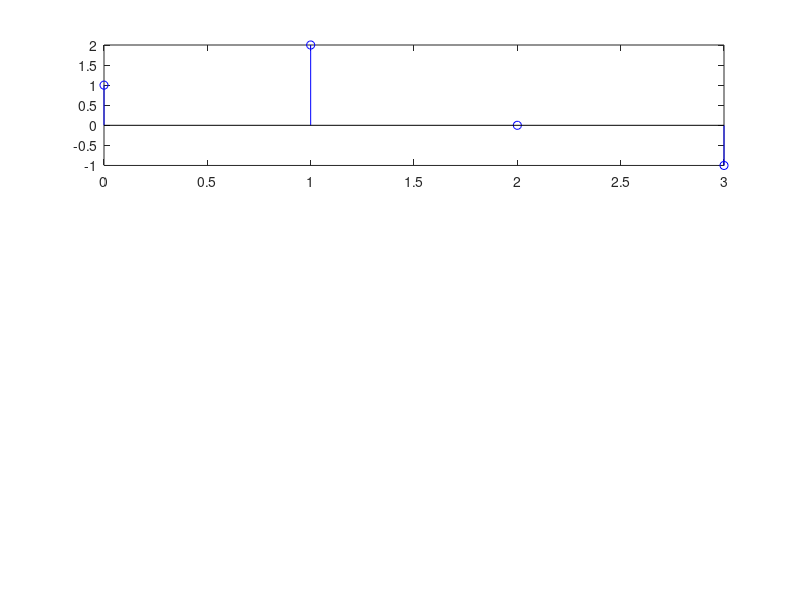

The MATLAB script that drew this image: (Note: this script raises an error after producing the figure.)
clc;
clear all;

%% Problem 2
%Let x[n] = ?[n] + 2?[n-1] - ?[n-3] and h[n] = 2?[n+1] + 2?[n-1]. Compute 
%the following convolution: y[n] = x[n] * h[n].
xn = [0,1,2,3];
x  = [1,2,0,-1];

hn = [-1,0,1];
h  = [ 2,0,2];

y = conv(x,h);
yn = (min(xn)+min(hn)):(max(xn)+max(hn));

figure(2);clf
subplot(3,1,1);
hh=stem(xn,x,'b');hh.LineWidth=1.5;
grid('on');
hh=xlabel('\bfn');hh.FontSize=12;
hh=ylabel('\bfx[n]');hh.FontSize=14;

subplot(3,1,2);
hh=stem(hn,h,'g');hh.LineWidth=1.5;
grid('on');
hh=xlabel('\bfn');hh.FontSize=12;
hh=ylabel('\bfh[n]');hh.FontSize=14;

subplot(3,1,3);
hh=stem(yn,y,'r');hh.LineWidth=1.5;
grid('on');
hh=xlabel('\bfn');hh.FontSize=12;
hh=ylabel('\bfy[n]');hh.FontSize=14;
hh=sgtitle('\bfProblem 2');hh.FontSize=16;

%% Problem 3
u = @(n)1.0*(n>=0);
x = @(n) u(n+3)-u(n-4);
X = @(w,n)reshape(arrayfun(@(w)sum(x(n).*exp(-1j*w*n)),w),size(w));

n=-100:100;
w = linspace(-2*pi,2*pi,1000);
Xw = X(w,n);
figure(3);clf;
plot(w,abs(Xw),'LineWidth',1.5);
hh=xlabel('\bf\omega');hh.FontSize=14;
hh=ylabel('\bfX(\omega)');hh.FontSize=14;
grid('on');
axis('tight');
hh=title('\bfProblem 3');hh.FontSize=16;

%% Problem 5
HH=figure(5);clf;
num = [1,-.5,0,1];
den = [1,.5,.75];
freqz(num,den);
hh=sgtitle('\bfProblem 5');hh.FontSize=16;


%% Problem 6
num = [1];
den = [1,-.5];
x = @(n)1+exp(1j*pi*n);

n=-50:50;
xn = x(n);
yn = filter(num,den,xn);
lgc = (abs(n)<25);

figure(6);clf;
subplot(2,1,1);
% xn is actually real (but it has eps*j small imaginary)
hh=stem(n(lgc),real(xn(lgc)),'b');hh.LineWidth=1.5;
grid('on');
hh=xlabel('\bfn');hh.FontSize=12;
hh=ylabel('\bfx[n]');hh.FontSize=14;

subplot(2,1,2);
% yn is actually real (but it has eps*j small imaginary)
hh=stem(n(lgc),real(yn(lgc)),'g');hh.LineWidth=1.5;
grid('on');
hh=xlabel('\bfn');hh.FontSize=12;
hh=ylabel('\bfy[n]');hh.FontSize=14;
hh=sgtitle('\bfProblem 6');hh.FontSize=16;



